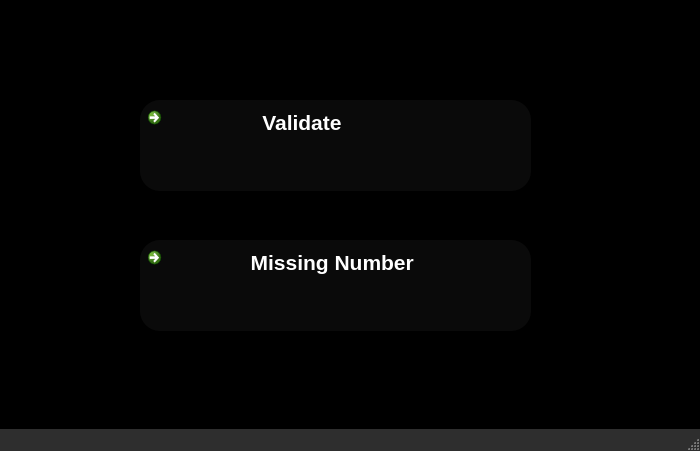
<?xml version="1.0" encoding="UTF-8"?>
<ui version="4.0">
 <class>MainWindow</class>
 <widget class="QMainWindow" name="MainWindow">
  <property name="geometry">
   <rect>
    <x>0</x>
    <y>0</y>
    <width>700</width>
    <height>451</height>
   </rect>
  </property>
  <property name="windowTitle">
   <string>Zoya's Code Inspector</string>
  </property>
  <property name="windowIcon">
   <iconset resource="img.qrc">
    <normaloff>:/lock.jpg</normaloff>:/lock.jpg</iconset>
  </property>
  <property name="windowOpacity">
   <double>1.000000000000000</double>
  </property>
  <property name="styleSheet">
   <string notr="true">QMainWindow {
    background-color: #000000; /* Dark background color for the main window */
    color: #FFFFFF; /* Text color */
}

QMenuBar {
    background-color: rgb(46, 46, 46); /* Dark background color for the menu bar */
}

QMenuBar::item {
    background-color: rgb(46, 46, 46); /* Dark background color for menu items */
    color: #FFFFFF; /* Text color for menu items */
}

QMenuBar::item:selected {
    background-color: rgb(69, 69, 69); /* Darker background color for selected menu items */
}

QToolBar {
    background-color: rgb(46, 46, 46); /* Dark background color for toolbars */
    border: 1px solid rgb(69, 69, 69); /* Border color for toolbars */
}

QStatusBar {
    background-color: rgb(46, 46, 46); /* Dark background color for the status bar */
    color: #FFFFFF; /* Text color for the status bar */
}
</string>
  </property>
  <widget class="QWidget" name="centralwidget">
   <widget class="QCommandLinkButton" name="validateButton">
    <property name="geometry">
     <rect>
      <x>140</x>
      <y>100</y>
      <width>391</width>
      <height>91</height>
     </rect>
    </property>
    <property name="font">
     <font>
      <family>Arial</family>
      <pointsize>16</pointsize>
      <italic>false</italic>
      <bold>true</bold>
     </font>
    </property>
    <property name="styleSheet">
     <string notr="true">QPushButton {
    background-color: rgb(10, 10, 10);
    border: 0.3px solid #ffffff;
    color: #ffffff;
    padding: 10px 20px;
    text-align: center;
    font: bold 16pt &quot;Arial&quot;;
    text-transform: uppercase;
    border-radius: 20px;
}

QPushButton:hover {
    background-color: rgb(30, 30, 30);
    color: #ffffff;
    border: 2px solid #ffffff;
    box-shadow: 0px 2px 4px rgba(0, 0, 0, 0.2);
}

QPushButton:pressed {
    background-color: rgb(20, 20, 20);
    border: 2px solid #ffffff;
    color: #ffffff;
    box-shadow: inset 0px 2px 4px rgba(0, 0, 0, 0.2);
}
</string>
    </property>
    <property name="text">
     <string>                Validate</string>
    </property>
    <property name="icon">
     <iconset resource="img.qrc">
      <normaloff>:/validation.png</normaloff>:/validation.png</iconset>
    </property>
    <property name="iconSize">
     <size>
      <width>60</width>
      <height>60</height>
     </size>
    </property>
   </widget>
   <widget class="QCommandLinkButton" name="missingButton">
    <property name="geometry">
     <rect>
      <x>140</x>
      <y>240</y>
      <width>391</width>
      <height>91</height>
     </rect>
    </property>
    <property name="minimumSize">
     <size>
      <width>391</width>
      <height>91</height>
     </size>
    </property>
    <property name="maximumSize">
     <size>
      <width>391</width>
      <height>91</height>
     </size>
    </property>
    <property name="font">
     <font>
      <family>Arial</family>
      <pointsize>16</pointsize>
      <italic>false</italic>
      <bold>true</bold>
     </font>
    </property>
    <property name="styleSheet">
     <string notr="true">QPushButton#missingButton {
    background-color: rgb(10, 10, 10);
    border: 0.3px solid #ffffff;
    color: #ffffff;
    padding: 10px 20px;
    text-align: center;
    font: bold 16pt &quot;Arial&quot;;
    text-transform: uppercase;
    border-radius: 20px;
}

QPushButton#missingButton:hover {
    background-color: rgb(30, 30, 30);
    color: #ffffff;
    border: 2px solid #ffffff;
    box-shadow: 0px 2px 4px rgba(0, 0, 0, 0.2);
}

QPushButton#missingButton:pressed {
    background-color: rgb(20, 20, 20);
    border: 2px solid #ffffff;
    color: #ffffff;
    box-shadow: inset 0px 2px 4px rgba(0, 0, 0, 0.2);
}
</string>
    </property>
    <property name="text">
     <string>              Missing Number</string>
    </property>
    <property name="icon">
     <iconset resource="img.qrc">
      <normaloff>:/problem-solving.png</normaloff>:/problem-solving.png</iconset>
    </property>
    <property name="iconSize">
     <size>
      <width>70</width>
      <height>70</height>
     </size>
    </property>
   </widget>
   <widget class="QLabel" name="label">
    <property name="geometry">
     <rect>
      <x>0</x>
      <y>0</y>
      <width>711</width>
      <height>411</height>
     </rect>
    </property>
    <property name="text">
     <string/>
    </property>
    <property name="pixmap">
     <pixmap resource="img.qrc">:/jellyfish.png</pixmap>
    </property>
    <property name="scaledContents">
     <bool>true</bool>
    </property>
   </widget>
   <zorder>label</zorder>
   <zorder>validateButton</zorder>
   <zorder>missingButton</zorder>
  </widget>
  <widget class="QMenuBar" name="menubar">
   <property name="geometry">
    <rect>
     <x>0</x>
     <y>0</y>
     <width>700</width>
     <height>21</height>
    </rect>
   </property>
  </widget>
  <widget class="QStatusBar" name="statusbar"/>
 </widget>
 <resources>
  <include location="img.qrc"/>
 </resources>
 <connections/>
</ui>
